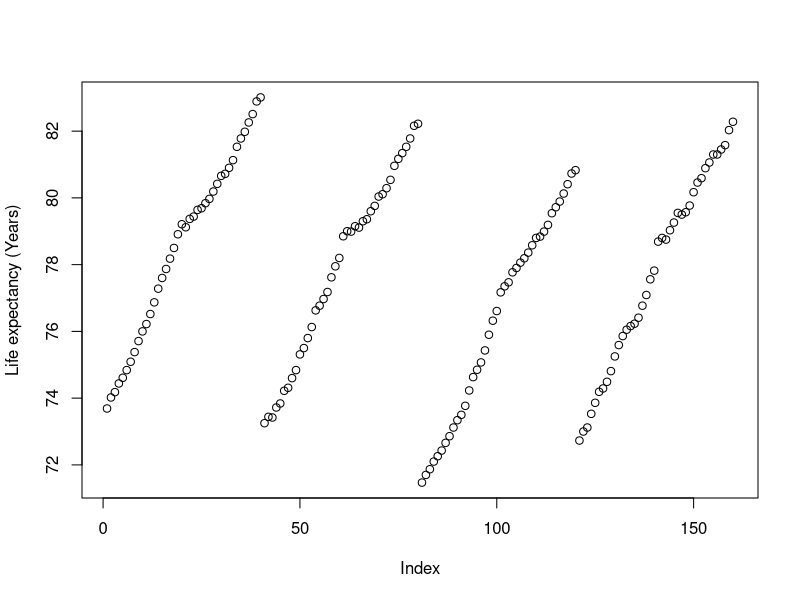
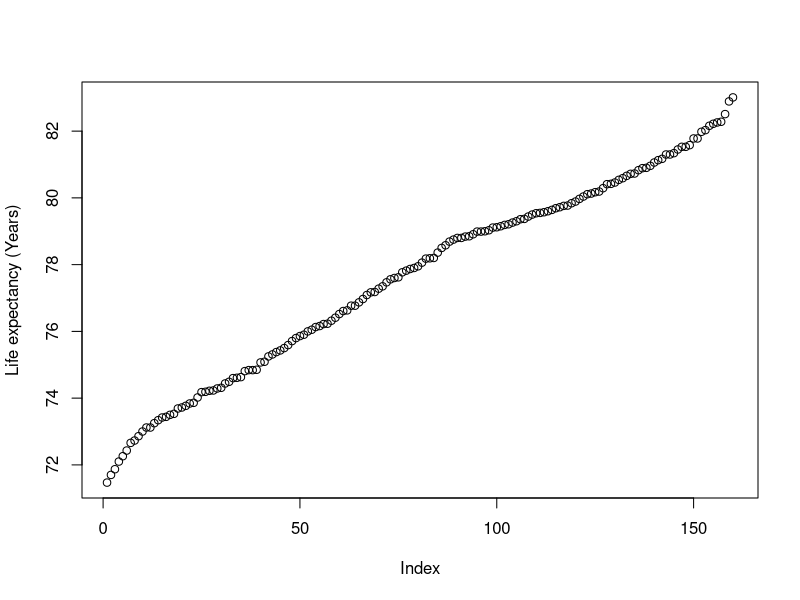
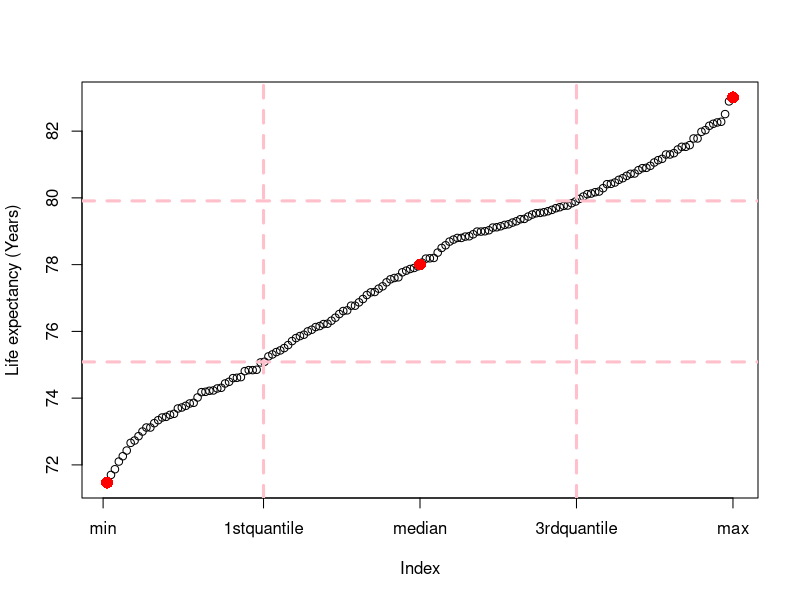
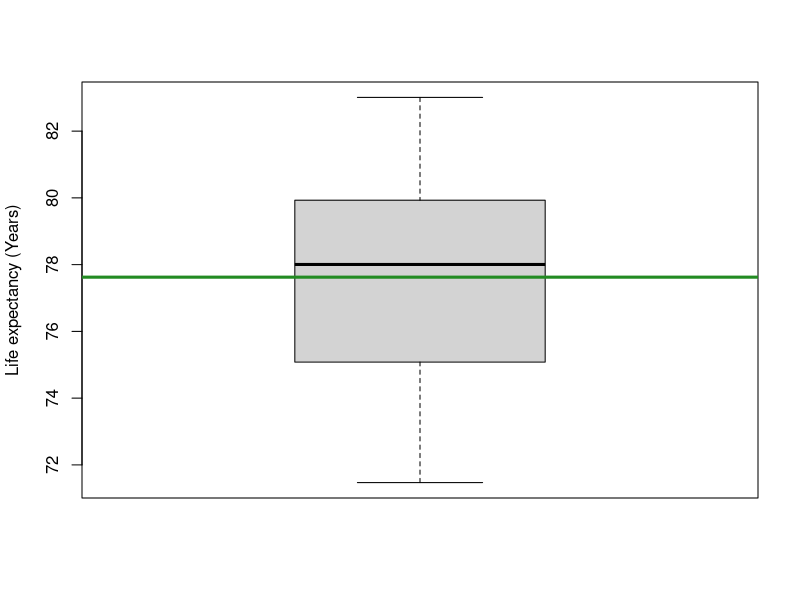
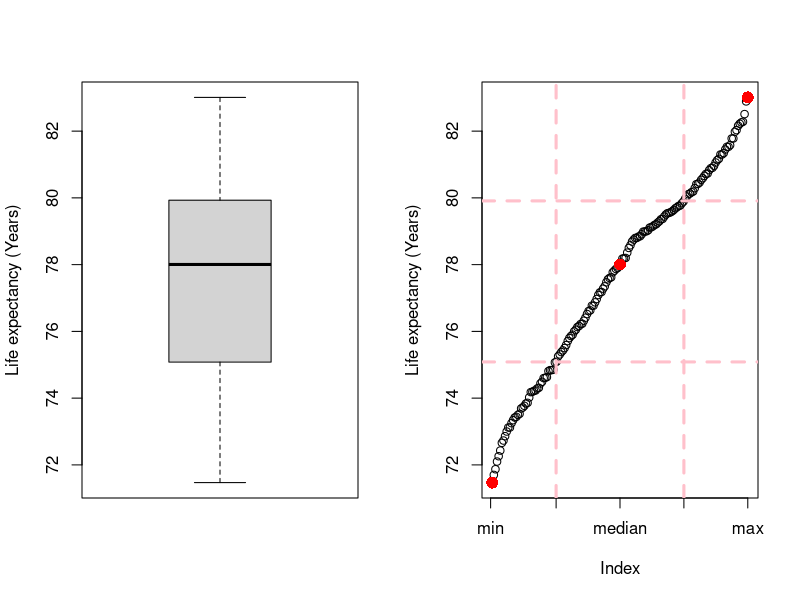
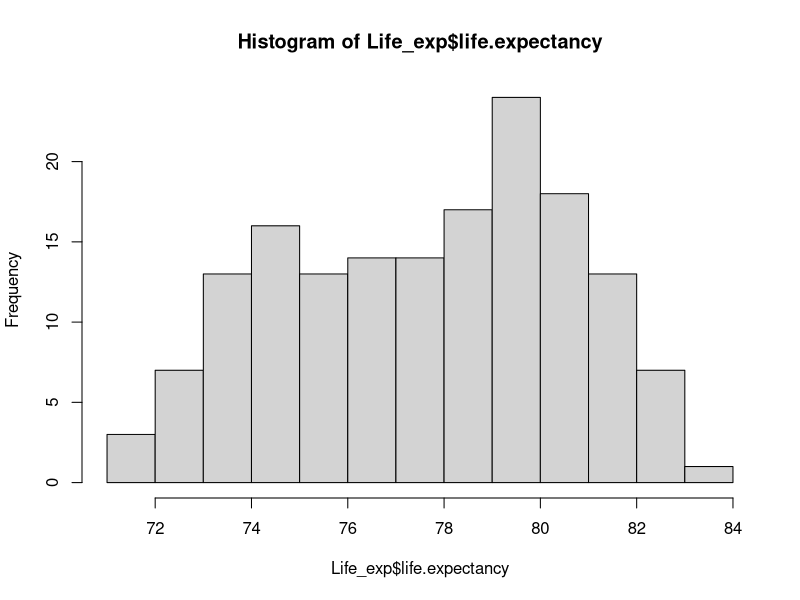
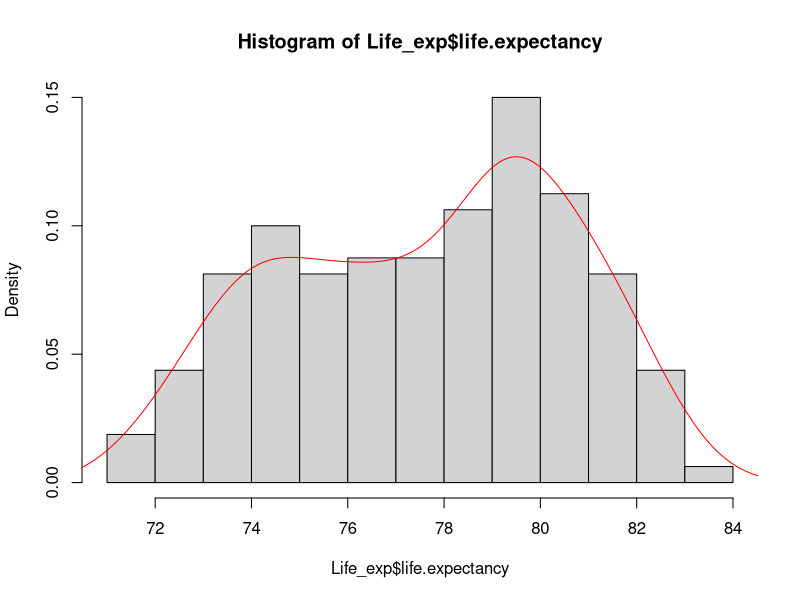
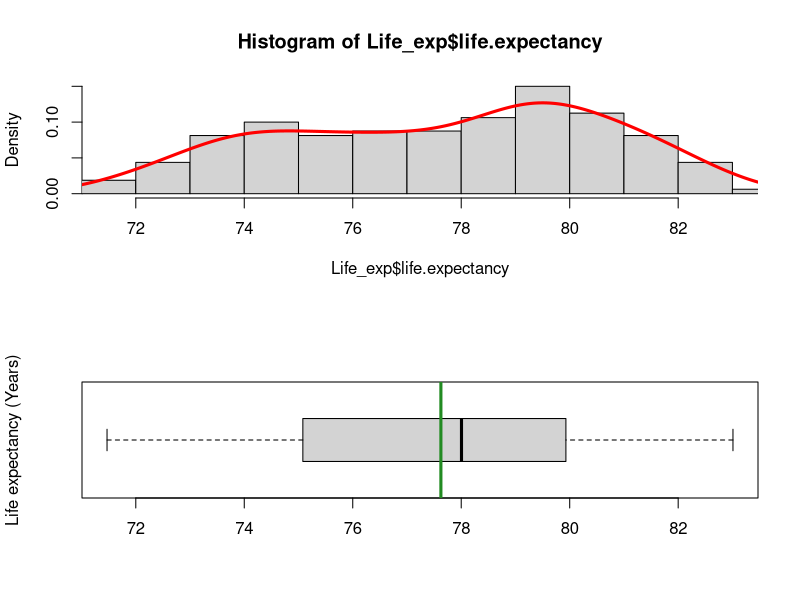

Reproduce these figures in R, in order.
## ----eval=F--------------------------------------------------------------
## setwd("/CSC/workshop/StatisticsInR/Statistics2016")
## # e.g. setwd("~/Downloads/StatisticsInR/Statistics2016")

## ----prompt=T------------------------------------------------------------
Life_exp<-read.csv("data/Life_expectancy_at_birth.csv",header=T)

## ----prompt=T------------------------------------------------------------
head(Life_exp)

## ----prompt=T------------------------------------------------------------
str(Life_exp)

## ----prompt=T------------------------------------------------------------
dim(Life_exp)

## ----prompt=T------------------------------------------------------------
colnames(Life_exp)

## ----prompt=T------------------------------------------------------------
summary(Life_exp)

## ------------------------------------------------------------------------
ftable(Life_exp[,c("area","gender")])

## ----prompt=T------------------------------------------------------------
plot(Life_exp$life.expectancy,ylab="Life expectancy (Years)")

## ----prompt=T,echo=F-----------------------------------------------------
plot(sort(Life_exp$life.expectancy),ylab="Life expectancy (Years)")

## ----echo=F--------------------------------------------------------------
quan_1<-quantile(c(1:nrow(Life_exp)))[2]
quan_3<-quantile(c(1:nrow(Life_exp)))[4]
plot(sort(Life_exp$life.expectancy),ylab="Life expectancy (Years)",xaxt="n")
  axis(side=1, at=c(0,quan_1,median(1:nrow(Life_exp)),quan_3,nrow(Life_exp)),
     labels=c("min","1stquantile","median","3rdquantile","max"))
  points(x=c(1,median(1:nrow(Life_exp)),nrow(Life_exp)),
         y=c(min(Life_exp$life.expectancy),
             median(Life_exp$life.expectancy),max(Life_exp$life.expectancy)),
         col="red",pch=16,cex=1.6)
  abline(h=quantile(Life_exp$life.expectancy)[c(2,4)],
         v=quantile(c(1:nrow(Life_exp)))[c(2,4)],col="pink",lwd=3,lty=2)

## ----prompt=T------------------------------------------------------------
min.life.exp<-min(Life_exp$life.expectancy)
max.life.exp<-max(Life_exp$life.expectancy)
median.life.exp<-median(Life_exp$life.expectancy)
mean.life.exp<-mean(Life_exp$life.expectancy)
c(min.life.exp, max.life.exp, median.life.exp, mean.life.exp)
range(Life_exp$life.expectancy)
quantile(Life_exp$life.expectancy)

## ---- echo=FALSE---------------------------------------------------------
boxplot(Life_exp$life.expectancy,ylab="Life expectancy (Years)")
abline(h=mean(Life_exp$life.expectancy),col="forestgreen",lwd=3)

## ----prompt=T------------------------------------------------------------
c(min.life.exp, max.life.exp)
c(median.life.exp, mean.life.exp)
quantile(Life_exp$life.expectancy)[c(2,4)]

## ---- echo=FALSE---------------------------------------------------------
par(mfrow=c(1,2))
  boxplot(Life_exp$life.expectancy,ylab="Life expectancy (Years)")
  plot(sort(Life_exp$life.expectancy),ylab="Life expectancy (Years)",xaxt="n")
  axis(side=1, at=c(0,quan_1,median(1:nrow(Life_exp)),quan_3,nrow(Life_exp)),
     labels=c("min","1stquantile","median","3rdquantile","max"))
  points(x=c(1,median(1:nrow(Life_exp)),nrow(Life_exp)),
         y=c(min(Life_exp$life.expectancy),
             median(Life_exp$life.expectancy),max(Life_exp$life.expectancy)),
         col="red",pch=16,cex=1.6)
  abline(h=quantile(Life_exp$life.expectancy)[c(2,4)],
         v=quantile(c(1:nrow(Life_exp)))[c(2,4)],col="pink",lwd=3,lty=2)
par(mfrow=c(1,1))

## ----prompt=T------------------------------------------------------------
summary(Life_exp$life.expectancy)

## ----prompt=T------------------------------------------------------------
range(Life_exp$life.expectancy)

## ----prompt=T------------------------------------------------------------
IQR(Life_exp$life.expectancy)

## ----prompt=T------------------------------------------------------------
var.life.exp<-sum((Life_exp$life.expectancy-mean.life.exp)^2)/(nrow(Life_exp)-1)
sd.life.exp<-sqrt(var.life.exp)
c(var.life.exp, sd.life.exp)

## ----prompt=T------------------------------------------------------------
var(Life_exp$life.expectancy)
sd(Life_exp$life.expectancy)

## ----prompt=T------------------------------------------------------------
hist(Life_exp$life.expectancy,breaks=10)

## ----prompt=T------------------------------------------------------------
hist(Life_exp$life.expectancy,breaks=10,freq = F)
lines(density(Life_exp$life.expectancy),col="red")


## ----echo=F--------------------------------------------------------------
par(mfrow=c(2,1))
  hist(Life_exp$life.expectancy,breaks=10,freq = F,xlim=range(Life_exp$life.expectancy))
  lines(density(Life_exp$life.expectancy),col="red",lwd=3)
  boxplot(Life_exp$life.expectancy,ylab="Life expectancy (Years)",horizontal=T, ylim=range(Life_exp$life.expectancy))
  abline(v=mean(Life_exp$life.expectancy),col="forestgreen",lwd=3)
par(mfrow=c(1,1))

## ----echo=F--------------------------------------------------------------
par(mfrow=c(2,1))
  hist(Life_exp$life.expectancy,breaks=10,freq = F,xlim=range(Life_exp$life.expectancy))
  lines(density(Life_exp$life.expectancy),col="red",lwd=3)
  boxplot(Life_exp$life.expectancy,ylab="Life expectancy (Years)",horizontal=T, ylim=range(Life_exp$life.expectancy))
  abline(v=mean(Life_exp$life.expectancy),col="forestgreen",lwd=3)
par(mfrow=c(1,1))

## ---- warning=FALSE, eval=T----------------------------------------------
#install.packages("vioplot")
library("vioplot")

## ----prompt=T------------------------------------------------------------
vioplot(Life_exp$life.expectancy,
        ylim=range(Life_exp$life.expectancy),
        horizontal = T)

## ----echo=F--------------------------------------------------------------
x <- seq(0, 100, by=1)
hx <- dbinom(x,100,0.2)
plot(x, hx, type="l", lty=2, lwd=2, col="brown4",
     xlab="x value",ylab="Density", main="Binominal distribution")


## ----echo=F--------------------------------------------------------------
x <- seq(-4, 4, length=100)
hx <- dnorm(x)
plot(x, hx, type="l", lty=2, lwd=2, col="blue4",
     xlab="x value",ylab="Density", main="pdf (probability density function) of normal distribution",xaxt='n')
axis(side=1, at=c(-4,-2,0,2,4),
     labels=c(expression(paste(-2,sigma)),expression(-sigma),expression(mu),
              expression(sigma),expression(paste(2,sigma))))


## ----echo=F--------------------------------------------------------------
x <- seq(-4, 4, length=100)
hx <- dnorm(x)
plot(x, hx, type="l", lty=2, lwd=2, col="blue4",
     xlab="x value",ylab="Density", main="Normal distribution",xaxt='n')
axis(side=1, at=c(-4,-2,0,2,4),
     labels=c(expression(paste(-2,sigma)),expression(-sigma),expression(mu),
              expression(sigma),expression(paste(2,sigma))))


## ----echo=F--------------------------------------------------------------
x <- seq(-4, 4, length=200)
hx <- dnorm(x)
plot(x, hx, type="l", lty=2, lwd=2, col="blue4",
     xlab="z score",ylab="Density", main="standardised Normal distribution",xaxt='n')
axis(side=1, at=c(-4,-2,0,2,4),
     labels=c(-2,-1,0,1,2))


## ------------------------------------------------------------------------
set.seed(2)
rnorm(10,mean=8,sd=3)

## ----echo=F--------------------------------------------------------------
set.seed(2)
data4plot<-rnorm(10,mean=8,sd=3)
data4plot_h<-dnorm(data4plot,mean=8,sd=3)
x <- seq(0,16,by=.1)
hx <- dnorm(x,mean=8,sd=3)
plot(x, hx, type="l", lty=2, lwd=2, col="blue4",
     xlab="x value",ylab="Density", main="Normal distribution",xaxt="n")
points(x=data4plot,y=data4plot_h,col="red",pch=16,cex=1.6)
axis(side=1, at=c(2,5,8,11,14),labels=c(2,5,8,11,14))

## ------------------------------------------------------------------------
dnorm(8,mean=8,sd=3)

## ----echo=F--------------------------------------------------------------
set.seed(2)
data4plot<-rnorm(10,mean=8,sd=3)
maxdensity<-dnorm(8,mean=8,sd=3)
x <- seq(0,16,by=.1)
hx <- dnorm(x,mean=8,sd=3)
plot(x, hx, type="l", lty=2, lwd=2, col="blue4",ylim=c(0,maxdensity),
     xlab="x value",ylab="Density", main="Normal distribution",xaxt="n")
axis(side=1, at=c(2,5,8,11,14),labels=c(2,5,8,11,14))
abline(h=maxdensity,v=8,col="pink",lwd=3,lty=2)


## ------------------------------------------------------------------------
pnorm(8,mean=8,sd=3)

## ----echo=F--------------------------------------------------------------
set.seed(2)
data4plot<-rnorm(10,mean=8,sd=3)
maxdensity<-dnorm(8,mean=8,sd=3)
curve(dnorm(x,8,3),xlim=c(0,16),main='Normal distribution',
      xlab="x value",ylab="Density",
      col="blue4",xaxt="n",type="l", lty=2, lwd=2)
 cord.x <- c(0,seq(0,8,0.01),8)
 cord.y <- c(0,dnorm(seq(0,8,0.01),mean=8,sd=3),0)
polygon(cord.x,cord.y,col='salmon')
axis(side=1, at=c(2,5,8,11,14),labels=c(2,5,8,11,14))


## ------------------------------------------------------------------------
qnorm(0.5,mean=8,sd=3)
